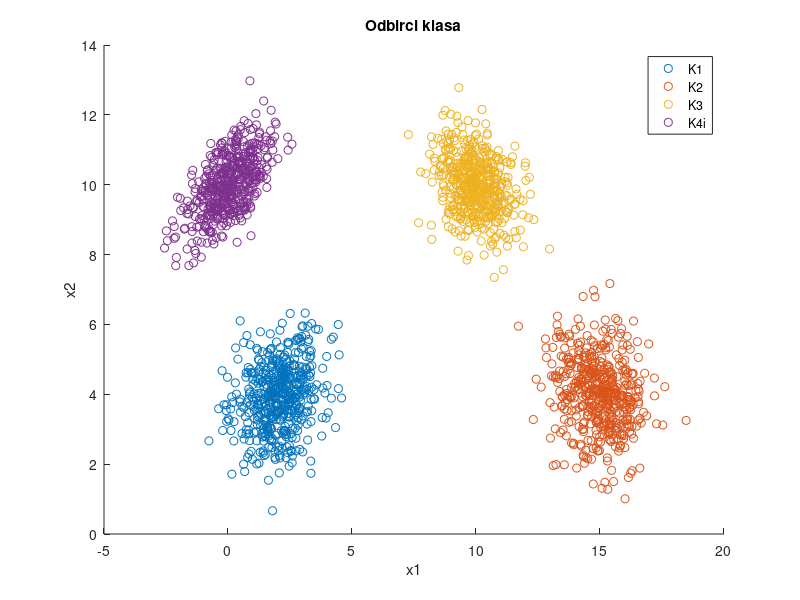
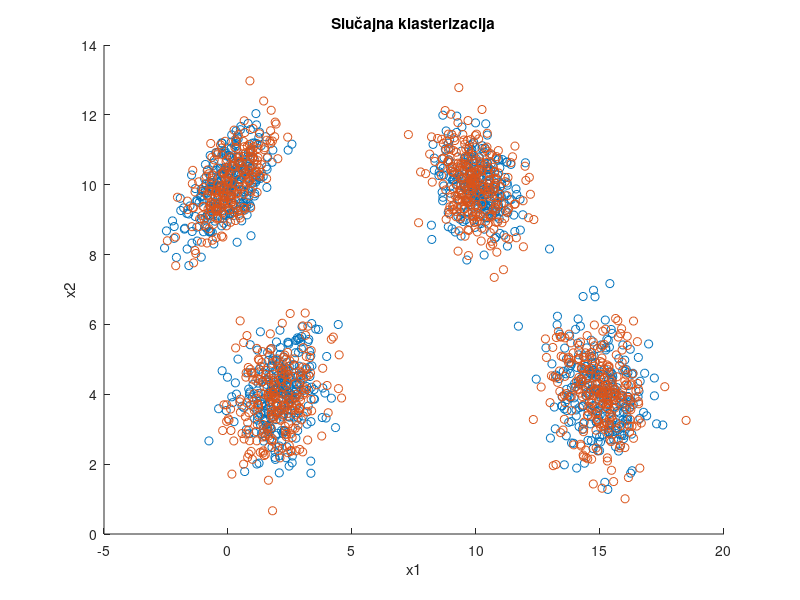
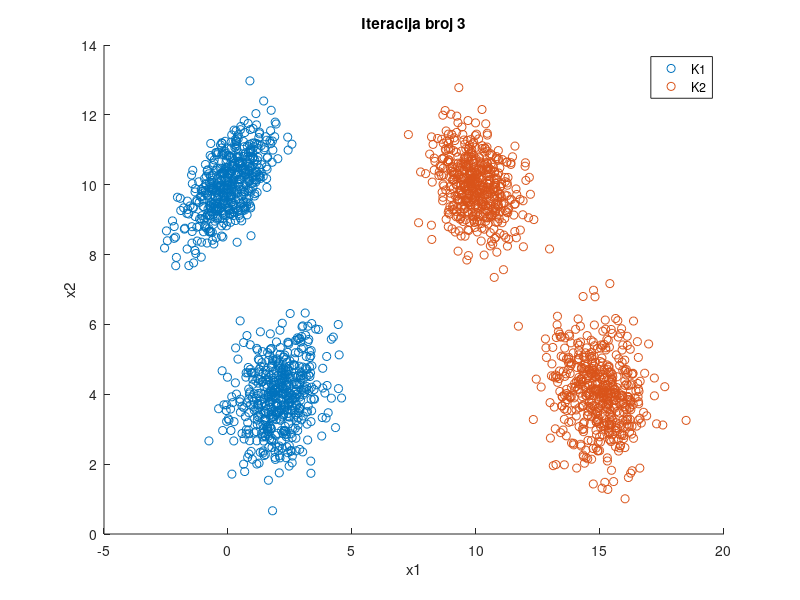
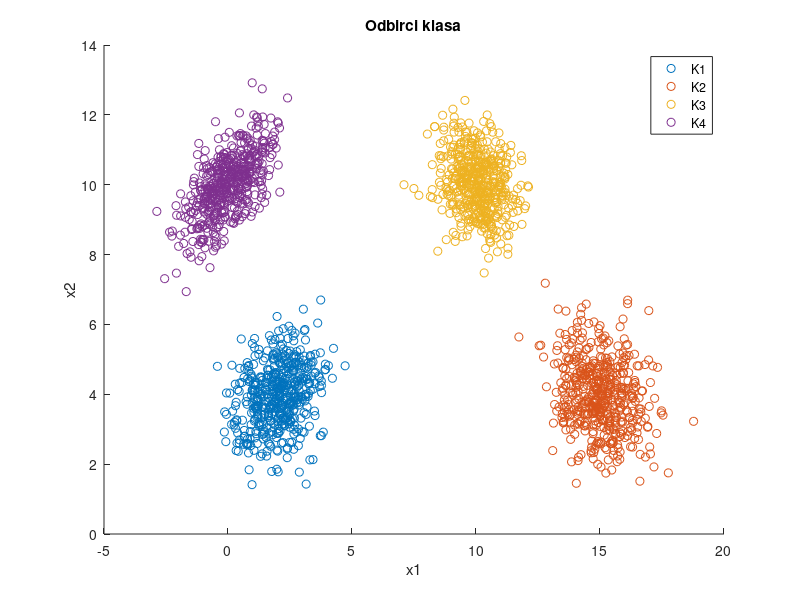

Recreate these plots in MATLAB, in order.
clear
close all
clc

N=500;

M1=[2;4]; 
M2=[15;4];
M3=[10;10];
M4=[0;10];

S1=[0.8 0.2; 0.2 0.8];
S2=[1 -0.2; -0.2 1];
S3=[0.7 -0.2; -0.2 0.7];
S4=[0.8 0.5; 0.5 0.8];

K1=mvnrnd(M1,S1,N);
K2=mvnrnd(M2,S2,N);
K3=mvnrnd(M3,S3,N);
K4=mvnrnd(M4,S4,N);

%% Prikaz odbiraka

figure()
hold all
scatter(K1(:,1),K1(:,2));
scatter(K2(:,1),K2(:,2));
scatter(K3(:,1),K3(:,2));
scatter(K4(:,1),K4(:,2));

hold off
xlabel('x1');
ylabel('x2');
legend('K1','K2','K3','K4i');
title('Odbirci klasa');

%% C mean

X = [K1' K2' K3' K4'];

pom = rand(1,4*N);
X1 = [];
X2 = [];

for i = 1:4*N
    if pom(i) < 0.5
        X1 = [X1, X(:, i)];
    else
        X2 = [X2, X(:, i)];
    end
end

figure()
scatter(X1(1,:), X1(2,:))
hold on
scatter(X2(1,:), X2(2,:))
hold off
title('Slučajna klasterizacija')
xlabel('x1')
ylabel('x2')

%%

lmax = 100; 
reklas = 1;  

M1 = mean(X1, 2);
M2 = mean(X2, 2);


N1 = length(X1(1,:));
N2 = length(X2(1,:));

l = 1;

while(l < lmax) && reklas
    X1pom = [];
    X2pom = [];

    reklas = 0;
    for i = 1:N1
        d1 = (X1(1,i)-M1(1,1))^2+(X1(2,i)-M1(2,1))^2;
        d2 = (X1(1,i)-M2(1,1))^2+(X1(2,i)-M2(2,1))^2;
        
        dmin= min([d1,d2]);
        if dmin==d1
            X1pom = [X1pom, X1(:, i)];
        elseif dmin==d2
            X2pom = [X2pom, X1(:, i)];  
            reklas = 1;
        end
    end
    for i = 1:N2
        d1 = (X2(1,i)-M1(1,1))^2+(X2(2,i)-M1(2,1))^2;
        d2 = (X2(1,i)-M2(1,1))^2+(X2(2,i)-M2(2,1))^2;
        
        dmin= min([d1,d2]);
        if dmin==d1
            X1pom = [X1pom, X2(:, i)];
            reklas=1;
        elseif dmin==d2
            X2pom = [X2pom, X2(:, i)];  
        end
    end

    clear X1 X2 
    X1 = X1pom;
    X2 = X2pom;
    
    if(~isempty(X1))
    N1 = length(X1(1,:));
    M1 = mean(X1, 2);
    else
        N1=0; M1=[0;0];
    end
    if(~isempty(X2))
    N2 = length(X2(1,:));
    M2 = mean(X2, 2);
    else 
        N2=0; M2=[0;0];
    end

    l=l+1;
end

figure()
scatter(X1(1,:), X1(2,:)) 
hold on
scatter(X2(1,:), X2(2,:))
title(['Iteracija broj ' num2str(l)])
legend('K1','K2');
xlabel('x1')
ylabel('x2')

%% 
clear
close all
clc

N=500;

M1=[2;4]; 
M2=[15;4]; 
M3=[10;10];
M4=[0;10];

S1=[0.8 0.2; 0.2 0.8];
S2=[1 -0.2; -0.2 1];
S3=[0.7 -0.2; -0.2 0.7];
S4=[0.8 0.5; 0.5 0.8];

K1=mvnrnd(M1,S1,N);
K2=mvnrnd(M2,S2,N);
K3=mvnrnd(M3,S3,N);
K4=mvnrnd(M4,S4,N);

%% Prikaz odbiraka

figure()
hold all
scatter(K1(:,1),K1(:,2));
scatter(K2(:,1),K2(:,2));
scatter(K3(:,1),K3(:,2));
scatter(K4(:,1),K4(:,2));

hold off
xlabel('x1');
ylabel('x2');
legend('K1','K2','K3','K4');
title('Odbirci klasa');

%% C mean

X = [K1' K2' K3' K4'];

pom = rand(1,4*N);
X1 = [];
X2=[];
X3=[];

for i = 1:4*N
    if pom(i) < 0.33
        X1 = [X1, X(:, i)];
    elseif pom(i) <0.66
        X2 = [X2, X(:, i)];
    else
        X3=[X3, X(:,i)];
    end
end


figure()
scatter(X1(1,:), X1(2,:))
hold on
scatter(X2(1,:), X2(2,:))
scatter(X3(1,:), X3(2,:))
hold off
title('Slučajna klasifikacija')
xlabel('x1')
ylabel('x2')

%%
lmax = 100;  
reklas = 1; 

M1 = mean(X1, 2);
M2 = mean(X2, 2);
M3 = mean(X3, 2);

N1 = length(X1(1,:));
N2 = length(X2(1,:));
N3 = length(X3(1,:));

l = 1;

while(l < lmax) && reklas
    X1pom = [];
    X2pom = [];
    X3pom = [];

    reklas = 0;
    for i = 1:N1
        d1 = (X1(1,i)-M1(1,1))^2+(X1(2,i)-M1(2,1))^2;
        d2 = (X1(1,i)-M2(1,1))^2+(X1(2,i)-M2(2,1))^2;
        d3 = (X1(1,i)-M3(1,1))^2+(X1(2,i)-M3(2,1))^2;
        
        dmin= min([d1,d2,d3]);
        if dmin==d1
            X1pom = [X1pom, X1(:, i)];
        elseif dmin==d2
            X2pom = [X2pom, X1(:, i)];  
            reklas = 1;
        elseif dmin==d3
            reklas=1;
            X3pom=[X3pom, X1(:,i)];
        end
    end
    for i = 1:N2
        d1 = (X2(1,i)-M1(1,1))^2+(X2(2,i)-M1(2,1))^2;
        d2 = (X2(1,i)-M2(1,1))^2+(X2(2,i)-M2(2,1))^2;
        d3 = (X2(1,i)-M3(1,1))^2+(X2(2,i)-M3(2,1))^2;
        
        dmin= min([d1,d2,d3]);
        if dmin==d1
            X1pom = [X1pom, X2(:, i)];
            reklas=1;
        elseif dmin==d2
            X2pom = [X2pom, X2(:, i)];  
        elseif dmin==d3
            reklas=1;
            X3pom=[X3pom, X2(:,i)];
        end
    end
    for i=1:N3
        d1 = (X3(1,i)-M1(1,1))^2+(X3(2,i)-M1(2,1))^2;
        d2 = (X3(1,i)-M2(1,1))^2+(X3(2,i)-M2(2,1))^2;
        d3 = (X3(1,i)-M3(1,1))^2+(X3(2,i)-M3(2,1))^2;
        
        dmin= min([d1,d2,d3]);
        if dmin==d1
            X1pom = [X1pom, X3(:, i)];
            reklas=1;
        elseif dmin==d2
            X2pom = [X2pom, X3(:, i)]; 
            reklas = 1;
        elseif dmin==d3
            X3pom=[X3pom, X3(:,i)];
        end
    end
   
    clear X1 X2 X3
    X1 = X1pom;
    X2=X2pom;
    X3=X3pom;
    
    if(~isempty(X1))
    N1 = length(X1(1,:));
    M1 = mean(X1, 2);
    else
        N1=0; M1=[0;0];
    end
    if(~isempty(X2))
    N2 = length(X2(1,:));
    M2 = mean(X2, 2);
    else 
        N2=0; M2=[0;0];
    end
    if(~isempty(X3))
    N3 = length(X3(1,:));
    M3=mean(X3,2);
    else
        N3=0; M3=[0;0];
    end
    
    l=l+1;
end

figure()
scatter(X1(1,:), X1(2,:)) 
hold on
scatter(X2(1,:), X2(2,:))
scatter(X3(1,:), X3(2,:))
title(['Iteracija broj ' num2str(l)])
legend('K1','K2','K3');
xlabel('x1')
ylabel('x2')
